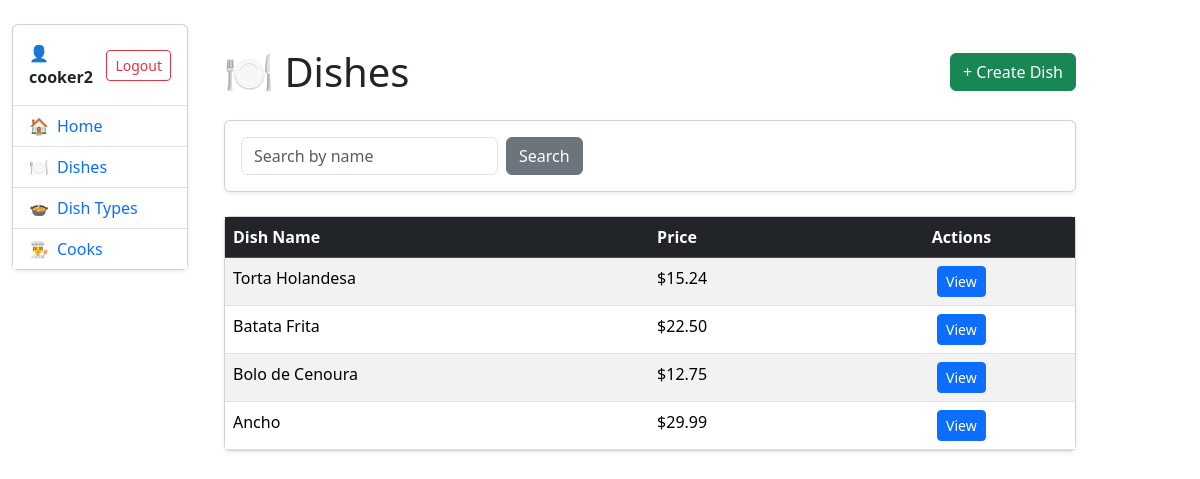
The app's page /dishes/ (signed in) with its own data.
### kitchen/models.py (models this page shows, shortened)
class Cook(AbstractUser):
    years_of_experience = models.IntegerField(
        null=True,
        blank=True,
    )

class Dish(models.Model):
    name = models.CharField(max_length=255)
    description = models.TextField()
    price = models.DecimalField(decimal_places=2, max_digits=10)
    dish_type = models.ForeignKey(
        DishType,
        on_delete=models.CASCADE,
        related_name="dishes"
    )
    cooks = models.ManyToManyField(
        settings.AUTH_USER_MODEL,
        related_name="dishes",
    )

### kitchen/views.py (the view)
# urls.py: path("dishes/", DishListView.as_view(), name="dish-list"),
class DishListView(LoginRequiredMixin, generic.ListView):
    model = Dish
    paginate_by = 5
    def get_context_data(
        self, *, object_list = ..., **kwargs
    ):
        context = super(DishListView, self).get_context_data(**kwargs)
        name = self.request.GET.get("name", "")
        context["search_form"] = DishSearchForm(
            initial={"name": name}
        )
        return context
    def get_queryset(self):
        queryset = super().get_queryset()
        name = self.request.GET.get("name")
        if name:
            queryset = queryset.filter(name__icontains=name)
        return queryset

### kitchen/forms.py
class DishSearchForm(forms.Form):
    name = forms.CharField(
        max_length=255,
        required=False,
        label="",
        widget=forms.TextInput(
            attrs={
                "placeholder": "Search by name",
                "class": "form-control",
            }
        )
    )

### templates/kitchen/dish_list.html (shortened to what this page needs)
{% extends "base.html" %}
{% block content %}
<div class="container mt-4">
  <div class="d-flex justify-content-between align-items-center mb-4">
    <h1 class="mb-0">🍽️ Dishes</h1>
    <a class="btn btn-success" href="{% url 'kitchen:dish-create' %}">
      + Create Dish
    </a>
  </div>
  <div class="card mb-4 shadow-sm">
    <div class="card-body">
      <form class="d-flex gap-2" method="get">
        {{ search_form }}
        <button class="btn btn-secondary" type="submit">
          Search
        </button>
      </form>
    </div>
  </div>
  <div class="card shadow-sm">
    <div class="card-body p-0">
      <table class="table table-striped table-hover mb-0">
        <thead class="table-dark">
          <tr>
            <th>Dish Name</th>
            <th>Price</th>
            <th class="text-center">Actions</th>
          </tr>
        </thead>
        <tbody>
          {% for dish in dish_list %}
            <tr>
              <td>{{ dish.name }}</td>
              <td>${{ dish.price }}</td>
              <td class="text-center">
                <a class="btn btn-sm btn-primary"
                   href="{% url 'kitchen:dish-detail' dish.id %}">
                  View
                </a>
              </td>
            </tr>
          {% empty %}
            <tr>
              <td colspan="3" class="text-center text-muted py-4">
                No dishes found.
              </td>
            </tr>
          {% endfor %}
        </tbody>
      </table>
    </div>
  </div>
</div>
{% endblock %}

### templates/includes/sidebar.html (shortened to what this page needs)
<div class="card shadow-sm">
  <div class="card-body p-0">
    {% if user.is_authenticated %}
      <div class="p-3 border-bottom d-flex align-items-center justify-content-between">
        <div>
          <strong>👤 {{ user.username }}</strong>
        </div>
        <form action="{% url 'logout' %}" method="post" class="mb-0">
          <button class="btn btn-sm btn-outline-danger" type="submit">
            Logout
          </button>
        </form>
      </div>
    {% else %}
      <div class="p-3 border-bottom text-center">
        <a class="btn btn-outline-primary w-100" href="{% url 'login' %}">
          Login
        </a>
      </div>
    {% endif %}
    <ul class="list-group list-group-flush">
      <li class="list-group-item">
        <a class="text-decoration-none d-flex align-items-center gap-2"
           href="{% url 'kitchen:index' %}">
          🏠 <span>Home</span>
        </a>
      </li>
      <li class="list-group-item">
        <a class="text-decoration-none d-flex align-items-center gap-2"
           href="{% url 'kitchen:dish-list' %}">
          🍽️ <span>Dishes</span>
        </a>
      </li>
      <li class="list-group-item">
        <a class="text-decoration-none d-flex align-items-center gap-2"
           href="{% url 'kitchen:dish-type-list' %}">
          🍲 <span>Dish Types</span>
        </a>
      </li>
      <li class="list-group-item">
        <a class="text-decoration-none d-flex align-items-center gap-2"
           href="{% url 'kitchen:cook-list' %}">
          👨‍🍳 <span>Cooks</span>
        </a>
      </li>
    </ul>
  </div>
</div>

### records on screen
Cook: username "cooker2"
Dish: name "Torta Holandesa", price "15.24"
Dish: name "Batata Frita", price "22.50"
Dish: name "Bolo de Cenoura", price "12.75"
Dish: name "Ancho", price "29.99"
